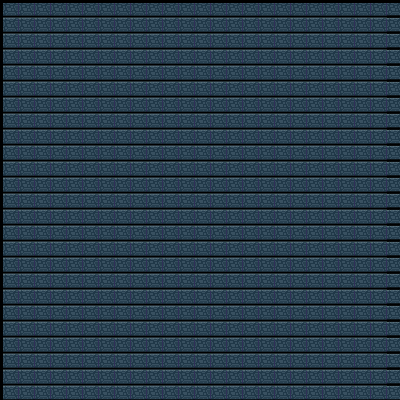

The image is a tile-based game level rendered from a .tmx file. Its description and complete source (layers, tilesets, objects, tile grids) follow:
An orthogonal 25x25 tile map with 16x16 px tiles, 1 tile layer (Tile Layer 1).

<map version="1.4" tiledversion="1.4.3" orientation="orthogonal" renderorder="right-down" width="25" height="25" tilewidth="16" tileheight="16" infinite="0" nextlayerid="2" nextobjectid="1">
 <tileset firstgid="1" source="TestDungeonTileset.tsx" />
 <layer id="1" name="Tile Layer 1" width="25" height="25">
  <data encoding="csv">
58,58,58,58,58,58,58,58,58,58,58,58,58,58,58,58,58,58,58,58,58,58,58,58,58,
58,58,58,58,58,58,58,58,58,58,58,58,58,58,58,58,58,58,58,58,58,58,58,58,58,
58,58,58,58,58,58,58,58,58,58,58,58,58,58,58,58,58,58,58,58,58,58,58,58,58,
58,58,58,58,58,58,58,58,58,58,58,58,58,58,58,58,58,58,58,58,58,58,58,58,58,
58,58,58,58,58,58,58,58,58,58,58,58,58,58,58,58,58,58,58,58,58,58,58,58,58,
58,58,58,58,58,58,58,58,58,58,58,58,58,58,58,58,58,58,58,58,58,58,58,58,58,
58,58,58,58,58,58,58,58,58,58,58,58,58,58,58,58,58,58,58,58,58,58,58,58,58,
58,58,58,58,58,58,58,58,58,58,58,58,58,58,58,58,58,58,58,58,58,58,58,58,58,
58,58,58,58,58,58,58,58,58,58,58,58,58,58,58,58,58,58,58,58,58,58,58,58,58,
58,58,58,58,58,58,58,58,58,58,58,58,58,58,58,58,58,58,58,58,58,58,58,58,58,
58,58,58,58,58,58,58,58,58,58,58,58,58,58,58,58,58,58,58,58,58,58,58,58,58,
58,58,58,58,58,58,58,58,58,58,58,58,58,58,58,58,58,58,58,58,58,58,58,58,58,
58,58,58,58,58,58,58,58,58,58,58,58,58,58,58,58,58,58,58,58,58,58,58,58,58,
58,58,58,58,58,58,58,58,58,58,58,58,58,58,58,58,58,58,58,58,58,58,58,58,58,
58,58,58,58,58,58,58,58,58,58,58,58,58,58,58,58,58,58,58,58,58,58,58,58,58,
58,58,58,58,58,58,58,58,58,58,58,58,58,58,58,58,58,58,58,58,58,58,58,58,58,
58,58,58,58,58,58,58,58,58,58,58,58,58,58,58,58,58,58,58,58,58,58,58,58,58,
58,58,58,58,58,58,58,58,58,58,58,58,58,58,58,58,58,58,58,58,58,58,58,58,58,
58,58,58,58,58,58,58,58,58,58,58,58,58,58,58,58,58,58,58,58,58,58,58,58,58,
58,58,58,58,58,58,58,58,58,58,58,58,58,58,58,58,58,58,58,58,58,58,58,58,58,
58,58,58,58,58,58,58,58,58,58,58,58,58,58,58,58,58,58,58,58,58,58,58,58,58,
58,58,58,58,58,58,58,58,58,58,58,58,58,58,58,58,58,58,58,58,58,58,58,58,58,
58,58,58,58,58,58,58,58,58,58,58,58,58,58,58,58,58,58,58,58,58,58,58,58,58,
58,58,58,58,58,58,58,58,58,58,58,58,58,58,58,58,58,58,58,58,58,58,58,58,58,
58,58,58,58,58,58,58,58,58,58,58,58,58,58,58,58,58,58,58,58,58,58,58,58,58
</data>
 </layer>
</map>
